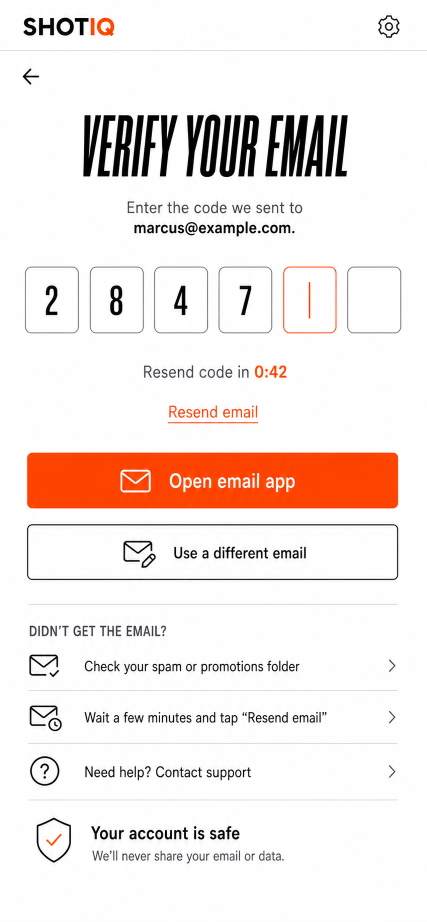
#> input picture basketball-analysis/docs/shotiq/grading/canonical/005-verify-email.png, 853 x 1844 px, found by its file name (shown at 1/2 size)
$ python r39-d2.py ../canonical/005-verify-email.png
#> lines starting #> are read from the running program, lines starting #| are printed output that depends on the picture
"""D2 disagrees with grade 24's diagnosis under my estimator. Before keeping or
refusing the change on the story rather than the number, find out whether the
disagreement is the SEGMENTATION (my n=9 against their n=23) or the RUN."""
import numpy as np, sys
from PIL import Image
def lum(p): return np.asarray(Image.open(p).convert("RGB"), dtype=np.float64).mean(axis=2)
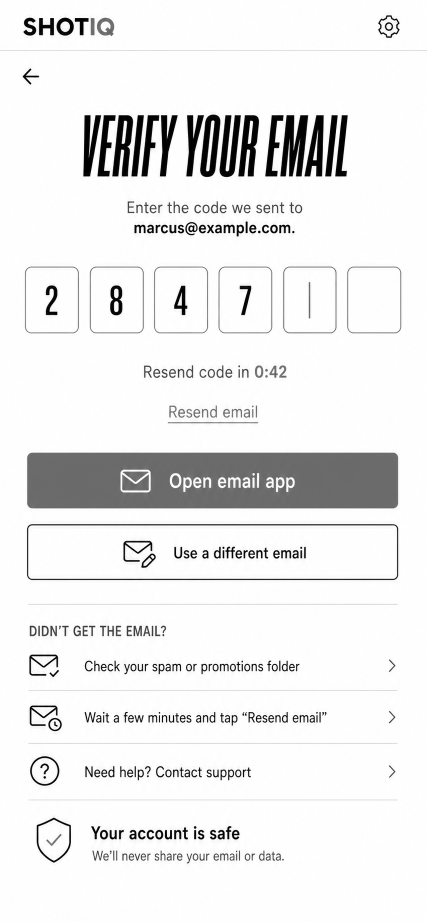
#> returned value: shape (1844, 853) float64 (shown at 1/2 size); min 0, max 255, mean 234.5
C = lum("docs/shotiq/grading/canonical/005-verify-email.png")
def ink(a,r0,r1,c0,c1):
    w=a[r0:r1,c0:c1]; paper=np.percentile(w,95)
    return np.clip((paper-w)/max(paper-w.min(),1e-9),0,1)
def segs(col,thr,gap):
    on=col>thr; out=[]; i=0; n=len(on)
    while i<n:
        if on[i]:
            j=i;k=i
            while j<n:
                if on[j]: k=j; j+=1
                elif j-k<=gap: j+=1
                else: break
            out.append((i,k+1)); i=j
        else: i+=1
    return out
def dx(r,c,lo,hi,span=2.0):
    x=np.arange(lo-4,hi+4); rr=r[lo-4:hi+4]; cc=c[lo-4:hi+4]
    best=bd=None
    for d in np.arange(-span,span+1e-9,0.01):
        e=float(((np.interp(x,x+d,rr)-cc)**2).sum())
        if best is None or e<best: best,bd=e,d
    return bd
def run(R,r0,r1,c0,c1,gap,thr,label):
    pr=ink(R,r0,r1,c0,c1).sum(axis=0); pc=ink(C,r0,r1,c0,c1).sum(axis=0)
    pr/=max(pr.max(),1e-9); pc/=max(pc.max(),1e-9)
    ss=[s for s in segs(pr,thr,gap) if s[1]-s[0]>=3 and s[0]>=5 and s[1]<=len(pr)-5]
    d=np.array([dx(pr,pc,a,b) for a,b in ss])
    # WHOLE-RUN registration too: one dx over the entire profile, which cannot
    # be blamed on segmentation at all.
    whole=dx(pr,pc,5,len(pr)-5,span=2.0)
    print(f"  {label:26s} n={len(d):3d} mean {d.mean():+.3f} med {np.median(d):+.3f} sd {d.std():.3f}   WHOLE-RUN {whole:+.3f}")
for tag,p in (("shipped","docs/shotiq/grading/render/005-verify-email.png"),
              ("round 39",sys.argv[1])):
    R=lum(p); print(f"\n{tag}")
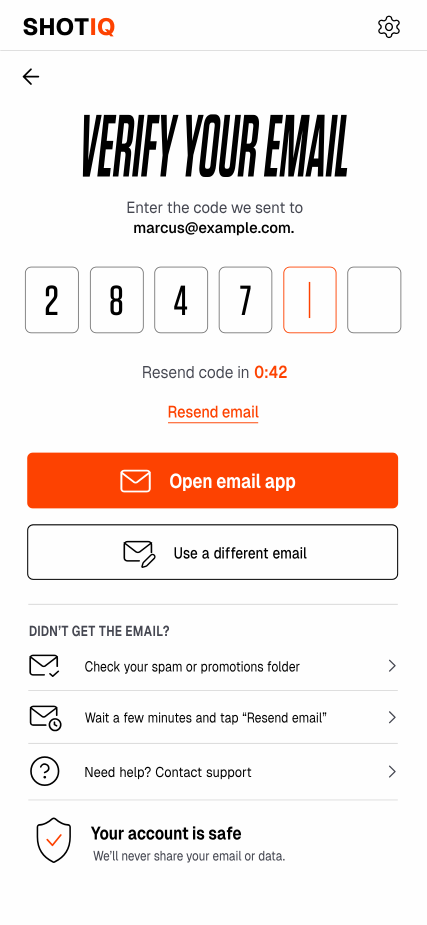
#> input picture basketball-analysis/docs/shotiq/grading/render/005-verify-email.png, 853 x 1849 px, found by its file name (shown at 1/2 size)
#> in lum (call 2), `def lum(p): return np.asarray(Image.open(p).convert("RGB"), dtype=np.f..`:
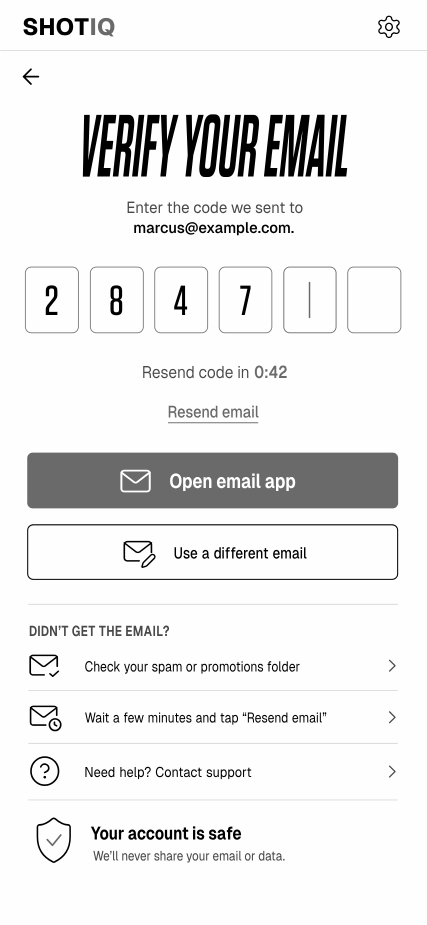
#> returned value: shape (1849, 853) float64 (shown at 1/2 size); min 0, max 255, mean 234.6
    for gap,thr in ((0,0.10),(1,0.08),(2,0.06)):
        run(R,1502,1580,160,530,gap,thr,f"help3 gap={gap} thr={thr}")
#> this loop made 3 passes
#|   help3 gap=0 thr=0.1        n= 26 mean +0.192 med -0.085 sd 0.615   WHOLE-RUN +0.210
#|   help3 gap=1 thr=0.08       n= 23 mean +0.173 med -0.130 sd 0.593   WHOLE-RUN +0.210
#|   help3 gap=2 thr=0.06       n= 13 mean +0.065 med -0.180 sd 0.565   WHOLE-RUN +0.210
#> pass 1, in ink, `w = a[r0:r1, c0:c1]`:
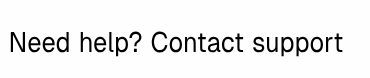
#> w: shape (78, 370) float64; min 0, max 254, mean 237.4
#> pass 1, in ink (call 2), `w = a[r0:r1, c0:c1]`:
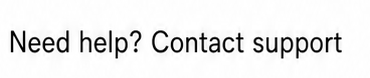
#> w: shape (78, 370) float64; min 0, max 255, mean 236.4
    for gap,thr in ((0,0.10),(2,0.06)):
        run(R,1400,1472,160,680,gap,thr,f"help2 gap={gap} thr={thr}")
#> this loop made 2 passes
#> whole in run on pass 1: 0.25
#> whole in run on pass 2: 0.25
#|   help2 gap=0 thr=0.1        n= 39 mean +0.085 med +0.170 sd 0.553   WHOLE-RUN +0.250
#|   help2 gap=2 thr=0.06       n= 13 mean +0.060 med +0.140 sd 0.476   WHOLE-RUN +0.250
#> pass 1, in ink (call 7), `w = a[r0:r1, c0:c1]`:
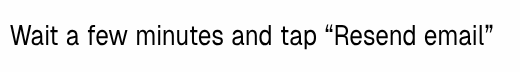
#> w: shape (72, 520) float64; min 0, max 254, mean 236.2
#> pass 1, in ink (call 8), `w = a[r0:r1, c0:c1]`:
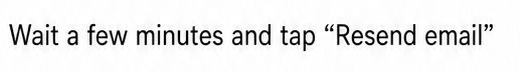
#> w: shape (72, 520) float64; min 0, max 255, mean 235.7
